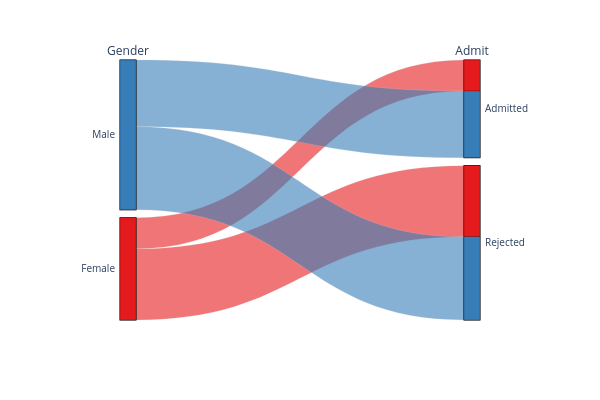

Write notebook code for a chart like this one.
### Code cell
fig = px.parallel_categories(
    ucb_people, 
    dimensions=['Gender', 'Admit'], 
    color=ucb_people.Gender.cat.codes,
    color_continuous_scale=plotly_cmap[:len(ucb_people.Gender.unique())],
    width=600, height=400,
)
fig.update_traces(line_shape='hspline')
fig.update_layout(coloraxis_showscale=False)
fig.show()

### Figure 1 — Plotly figure (JSON) as saved in the notebook; plotly's stock layout.template omitted (floating-point values rounded to 4 significant figures; data arrays with more than 128 entries replaced by an {"elided": "..."} marker saying what was removed)
{"data": [{"dimensions": [{"label": "Gender", "values": {"elided": "4526 str values"}}, {"label": "Admit", "values": {"elided": "4526 str values"}}], "domain": {"x": [0, 1], "y": [0, 1]}, "line": {"color": {"elided": "4526 int values"}, "coloraxis": "coloraxis", "shape": "hspline"}, "name": "", "type": "parcats"}], "layout": {"coloraxis": {"autocolorscale": false, "colorbar": {"title": {"text": "color"}}, "colorscale": [[0, "rgb(228,26,28)"], [1, "rgb(55,126,184)"]], "showscale": false}, "height": 400, "legend": {"tracegroupgap": 0}, "margin": {"t": 60}, "width": 600}}
